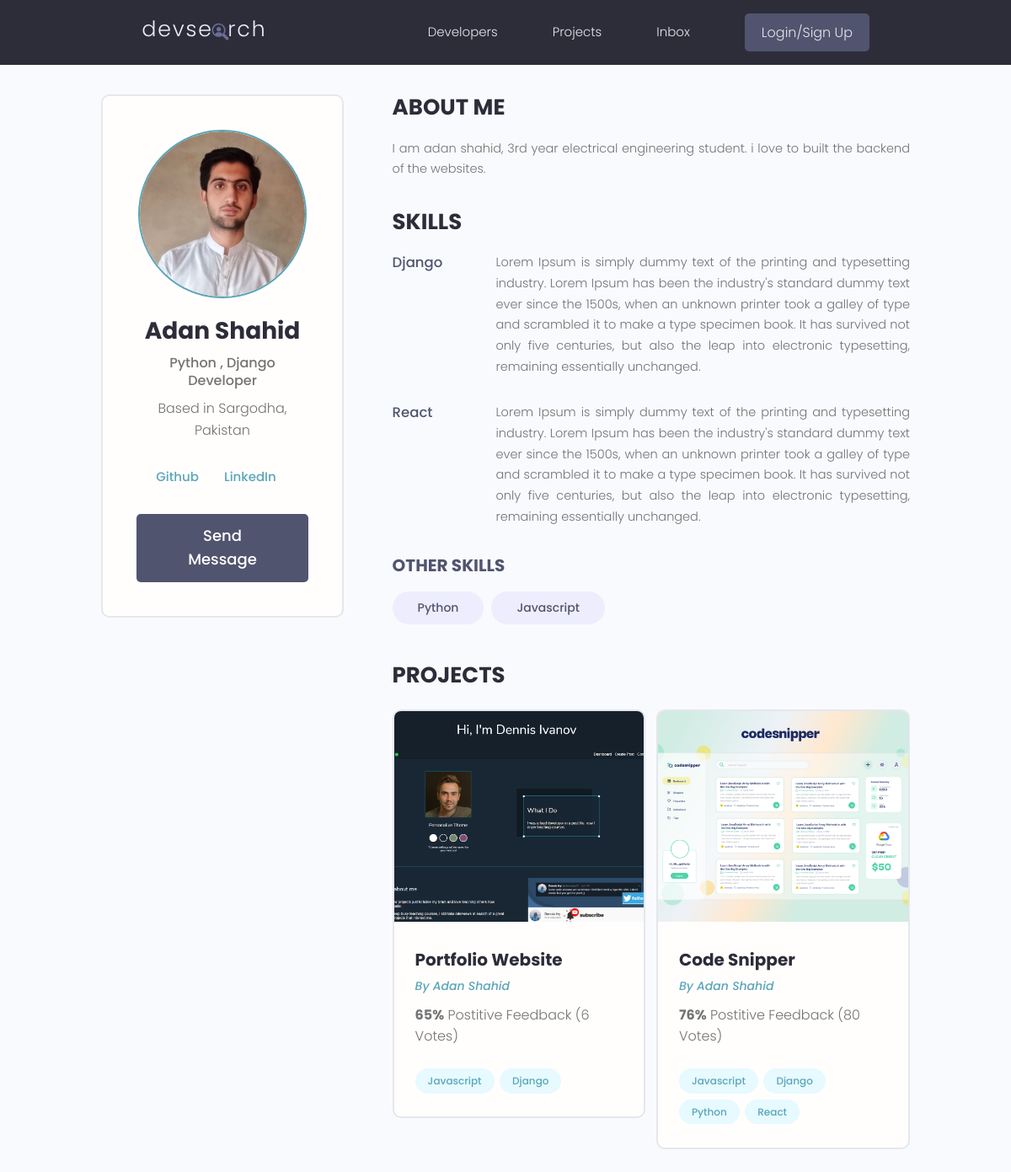
/profile/e6d8a048-4f19-4c41-a2e4-9e651499a29b/, run on an earlier commit of the app's database.
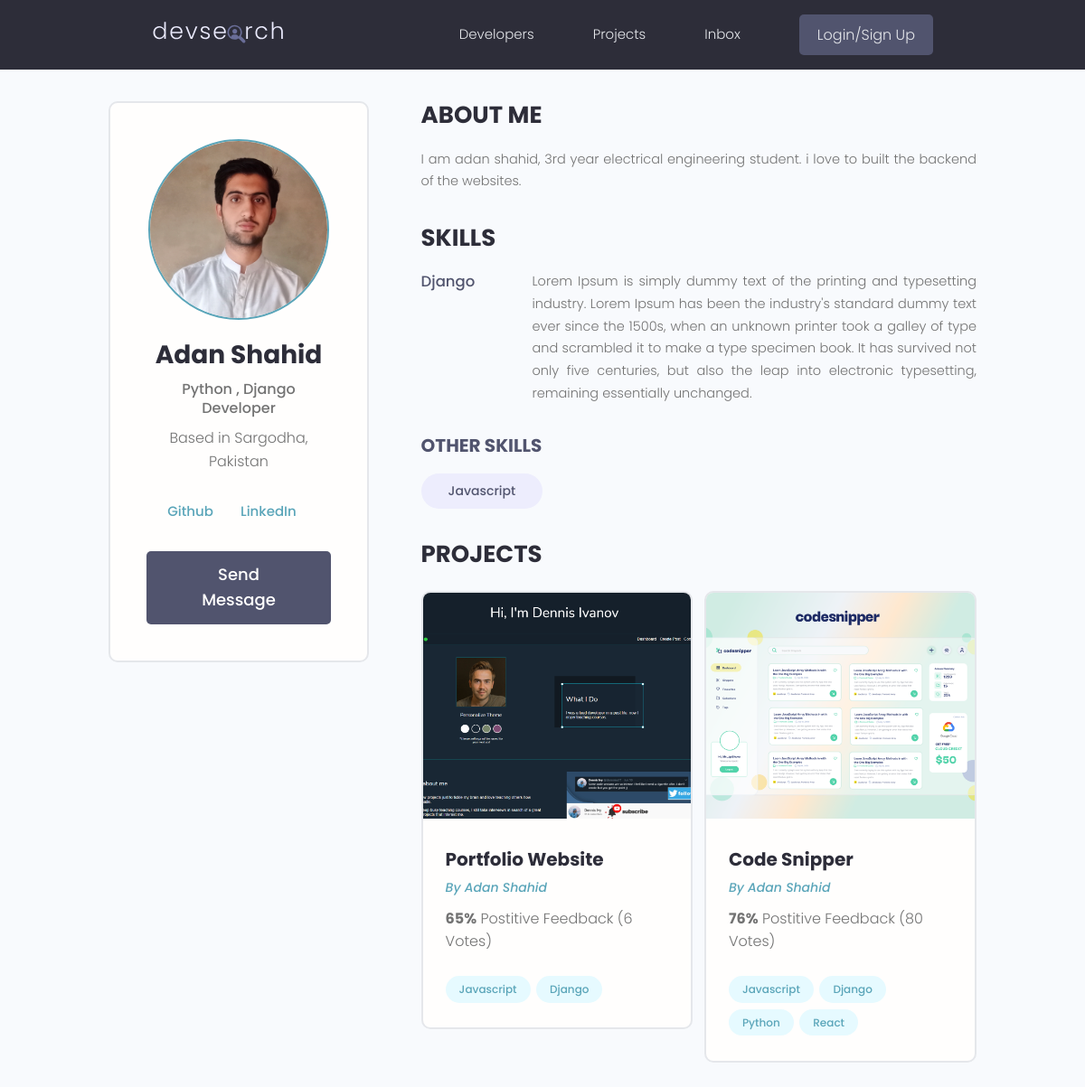
And on a later commit of the database.
### users/models.py (models this page shows, shortened)
class Skill(models.Model):
    owner = models.ForeignKey(Profile, on_delete=models.CASCADE, null=True)
    name = models.CharField(max_length=200, blank=True, null=True)
    description = models.TextField(blank=True, null=True)
    created = models.DateTimeField(auto_now_add=True)
    id = models.UUIDField(default=uuid.uuid4, unique=True, primary_key=True, editable=False)

class Profile(models.Model):
    user = models.OneToOneField(User, on_delete=models.CASCADE, null=True, blank=True)
    username = models.CharField(max_length=200, blank=True, null=True)
    location = models.CharField(max_length=200, blank=True, null=True)
    name = models.CharField(max_length=200, blank=True, null=True)
    email = models.EmailField(max_length=500, blank=True, null=True,)
    short_intro = models.CharField(max_length=200, blank=True, null=True)
    bio = models.TextField(blank=True, null=True)
    profile_image = models.ImageField(null=True, blank=True, upload_to='profiles/', default= "profiles/user-default.png")
    social_github = models.CharField(max_length=200, blank=True, null=True)
    social_twitter = models.CharField(max_length=200, blank=True, null=True)
    social_youtube = models.CharField(max_length=200, blank=True, null=True)
    social_linkedin = models.CharField(max_length=200, blank=True, null=True)
    social_website = models.CharField(max_length=200, blank=True, null=True)
    created = models.DateTimeField(auto_now_add=True)
    id = models.UUIDField(default=uuid.uuid4, unique=True, primary_key=True, editable=False)

### myapp/models.py (models this page shows, shortened)
class Project(models.Model):
    owner = models.ForeignKey(Profile,null = True, blank=True,
                               on_delete=models.SET_NULL )
    title = models.CharField(max_length=200)
    description = models.TextField(null = True, blank=True)
    featured_image = models.ImageField(null=True, blank= True, default='default.jpg')
    demo_link = models.CharField(max_length=2000, null=True, blank= True)
    source_link = models.CharField(max_length=2000, null=True, blank= True)
    tags = models.ManyToManyField('Tag',blank=True)
    vote_total = models.IntegerField(default=0, null=True, blank=True)
    vote_ratio = models.IntegerField(default=0, null=True, blank=True)
    created = models.DateTimeField(auto_now_add=True)
    id = models.UUIDField(default=uuid.uuid4, unique=True, primary_key=True, editable=False)

class Tag(models.Model):
    name = models.CharField(max_length=200)
    created = models.DateTimeField(auto_now_add=True)
    id = models.UUIDField(default=uuid.uuid4, unique=True, primary_key=True, editable=False)
    def __str__(self):
        return self.name

### users/views.py (the view)
# urls.py: path('profile/<str:pk>/', views.userProfile, name="user-profile"),
def userProfile(request, pk):
    profile = Profile.objects.get(id = pk)
    topSkills = profile.skill_set.exclude(description__exact="")
    otherSkills = profile.skill_set.filter(description="")
    context = {'profile':profile, 'topSkills':topSkills, 'otherSkills':otherSkills}
    return render(request, 'users/user-profile.html', context)
    profile = request.user.profile
    skills = profile.skill.set.all()
    projects = profile.project.set.all()
    context = {'profile':profile, 'skills':skills, 'projects':projects}

### users/templates/users/user-profile.html (shortened to what this page needs)
{% extends 'main.html' %}
{% block content1 %}
 <main class="profile my-md">
    <div class="container">
      <div class="layout">
        <div class="column column--1of3">
          <div class="card text-center">
            <div class="card__body dev">
              <img class="avatar avatar--xl" src="{{ profile.profile_image.url }}" />
              <h2 class="dev__name">{{profile.name}}</h2>
              <p class="dev__title">{{profile.short_intro}}</p>
              <p class="dev__location">Based in {{profile.location}}</p>
              <ul class="dev__social">
                {% if profile.social_github %}
                <li>
                  <a title="Github" href="{{profile.social_github}}" target="_blank">Github</a>
                </li>
                {% endif %}
                {% if profile.social_linkedin %}
                <li>
                  <a title="LinkedIn" href="{{profile.social_linkedin}}" target="_blank">LinkedIn</a>
                </li>
                {% endif %}
              </ul>
              <a href="#" class="btn btn--sub btn--lg">Send Message </a>
            </div>
          </div>
        </div>
        <div class="column column--2of3">
          <div class="devInfo">
            <h3 class="devInfo__title">About Me</h3>
            <p class="devInfo__about">{{profile.bio}}
            </p>
          </div>
          <div class="devInfo">
            <h3 class="devInfo__title">Skills</h3>
            <div class="devInfo__skills">
              {% for skill in topSkills %}
              <div class="devSkill">
                <h4 class="devSkill__title">{{skill.name}}</h4>
                <p class="devSkill__info"> {{skill.description}} </p>
              </div>
              {% endfor %}
              <h3 class="devInfo__subtitle">Other Skills</h3>
              <div class="devInfo__otherSkills">
                {% for skill in otherSkills %}
                <span class="tag tag--pill tag--sub tag--lg">
                  <small>{{skill.name}}</small>
                </span>
                {% endfor %}
              </div>
            </div>
          </div>
          <div class="devInfo">
            <h3 class="devInfo__title">Projects</h3>
            <div class="grid grid--two">
              {% for project in profile.project_set.all  %}
              <div class="column">
                <div class="card project">
                  <a href="{% url 'project' project.id  %}" class="project">
                    <img class="project__thumbnail" src="{{project.featured_image.url}}" alt="project thumbnail" />
                    <div class="card__body">
                      <h3 class="project__title">{{project.title}}</h3>
                      <p><a class="project__author" href="profile.html">By {{project.owner.name}}</a></p>
                      <p class="project--rating">
                        <span style="font-weight: bold;">{{project.vote_ratio}}%</span> Postitive
                        Feedback ({{project.vote_total}} Vote{{project.vote_total|pluralize:"s"}})
                      </p>
                      <div class="project__tags">
                        {% for tags in project.tags.all %}
                        <span class="tag tag--pill tag--main">
                          <small>{{tags}}</small>
                        </span>
                        {% endfor %}
                      </div>
                    </div>
                  </a>
                </div>
              </div>
              {% endfor %}
            </div>
          </div>
        </div>
      </div>
    </div>
  </main>
{% endblock content1 %}

What changed in the data, as far as the page shows it:
no longer on this page (row edited): Skill: name "React", description "Lorem Ipsum is simply dummy text of the printing and typesetting industry. Lorem Ipsum has been the industry's standard dummy text ever since the 1500s, when an unknown printer took a galley of type and scrambled it to make a type specimen book. It has survived not only five centuries, but also the leap into electronic typesetting, remaining essentially unchanged.", shown under "SKILLS"
no longer on this page (row edited): Skill: name "Python", shown under "OTHER SKILLS"
